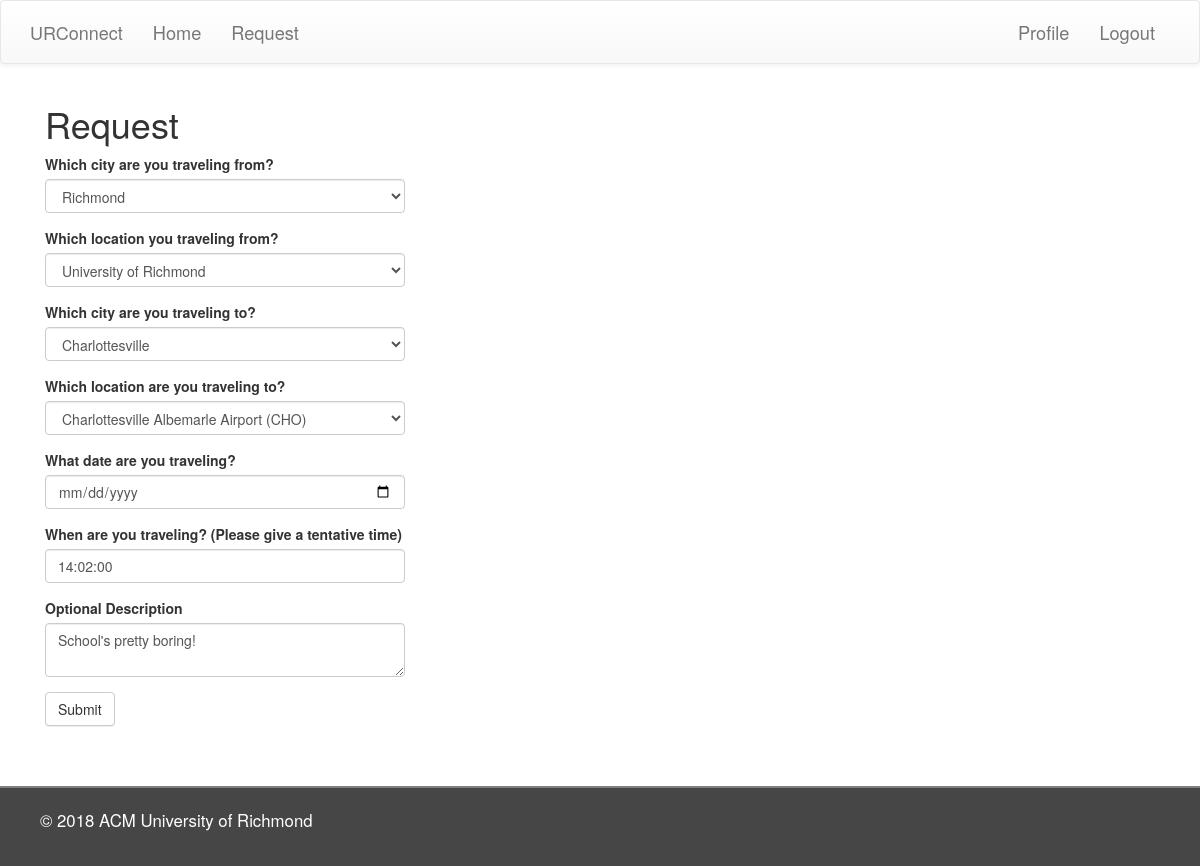
Before: /edit_request/9 (signed in) with the older database file.
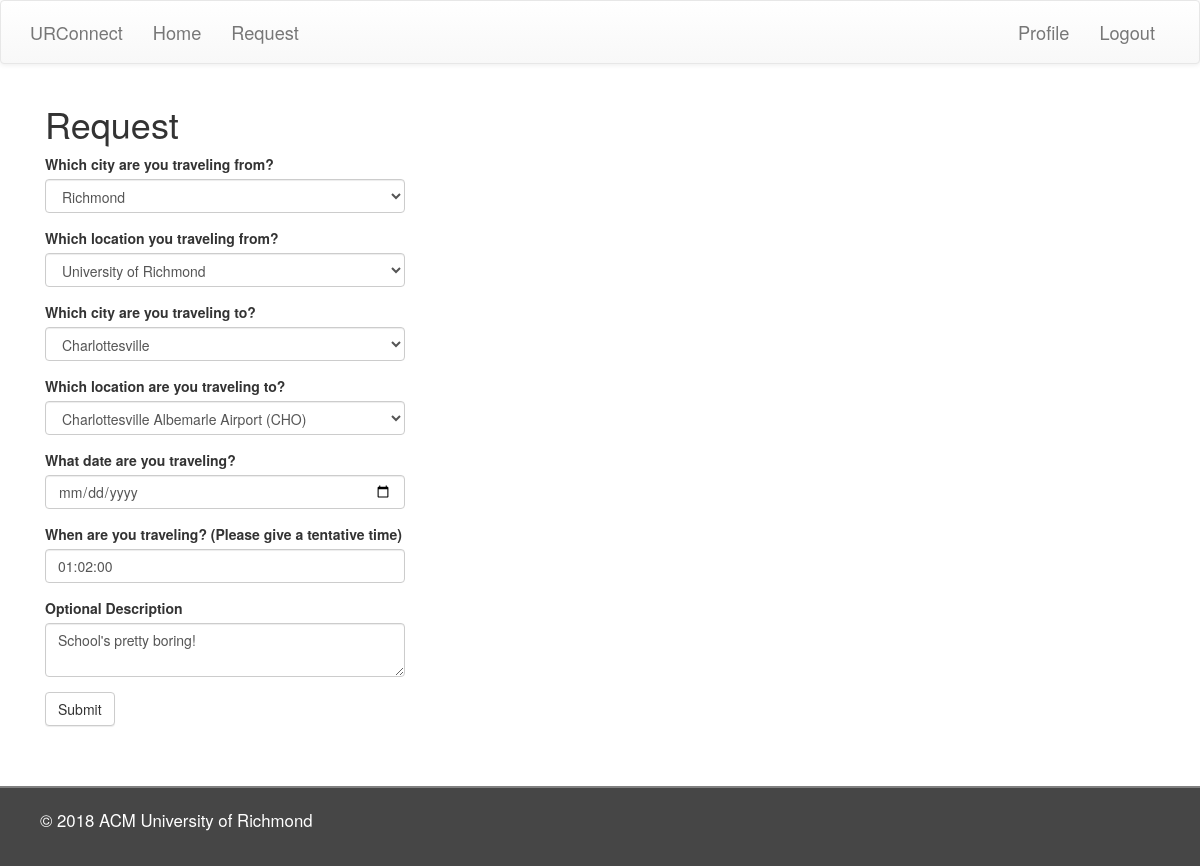
After: the same page with the newer database file.
### app/models.py (models this page shows, shortened)
class Request(db.Model):
	id 					= db.Column(db.Integer, primary_key = True)
	origin_city 		= db.Column(db.String(140))
	origin 				= db.Column(db.String(140))
	destination_city 	= db.Column(db.String(140))
	destination 		= db.Column(db.String(140))
	date 				= db.Column(db.Date, index = True)
	time 				= db.Column(db.Time, index = True)
	user_id 			= db.Column(db.Integer, db.ForeignKey('user.id'))
	description 		= db.Column(db.String(140))

### app/routes.py (the view, shortened to what this page needs)
@app.route('/edit_request/<request_id>', methods=['GET', 'POST'])
@login_required
def edit_request(request_id):
    old_request = Request.query.filter_by(id=request_id).first()
    form = RequestForm(
        origin_city = old_request.origin_city,
        origin = old_request.origin,
        destination_city = old_request.destination_city,
        destination = old_request.destination,
        date = old_request.date,
        time = old_request.time,
        description = old_request.description)
    form.origin_city.choices        = app.config['CITIES']
    form.origin.choices             = app.config['LOCATIONS']
    form.destination_city.choices   = app.config['CITIES']
    form.destination.choices        = app.config['LOCATIONS']
    return render_template('requestForm.html', title='Request', form=form)

### app/forms.py
class RequestForm(FlaskForm):
    origin_city = SelectField(u'Which city are you traveling from?',
            validators  = [DataRequired()], id='select_origin_city')
    origin = SelectField(u'Which location you traveling from?',
            validators  = [DataRequired()], id='select_origin')
    destination_city = SelectField(u'Which city are you traveling to?',
            validators  = [DataRequired()], id='select_destination_city')
    destination = SelectField(u'Which location are you traveling to?',
            validators  = [DataRequired()], id='select_destination')
    date = DateField(u'What date are you traveling?',
            validators = [DataRequired()],
            id='datepick',
            render_kw={"placeholder": "MM/DD/YY"},
            format='%m/%d/%y')
    time = TimeField('When are you traveling? (Please give a tentative time)',
            validators = [DataRequired()],
            id='timepick',
            format='%I:%M')
    description = TextAreaField('Optional Description')
    submit      = SubmitField('Submit')

### app/models.py (called while the page is built)
@login.user_loader
def load_user(id):
	return User.query.get(int(id))

### app/templates/requestForm.html (shortened to what this page needs)
{% extends "base.html" %}
{% import 'bootstrap/wtf.html' as wtf %}
{% block head %}
  {{ super() }}
  <link rel ="stylesheet" href= "https://cdnjs.cloudflare.com/ajax/libs/bootstrap-datetimepicker/4.17.47/css/bootstrap-datetimepicker.min.css">
{% endblock %}
{% block app_content %}
    <div class="container">
    	<h1>Request</h1>
    	<div class="row">
        	<div class="col-md-4">
            {{ wtf.quick_form(form) }}
        	</div>
    	</div>
    </div>
{% endblock %}

Changed rows visible on the page:
changed Request "Richmond": time "14:02:00" → "01:02:00"
